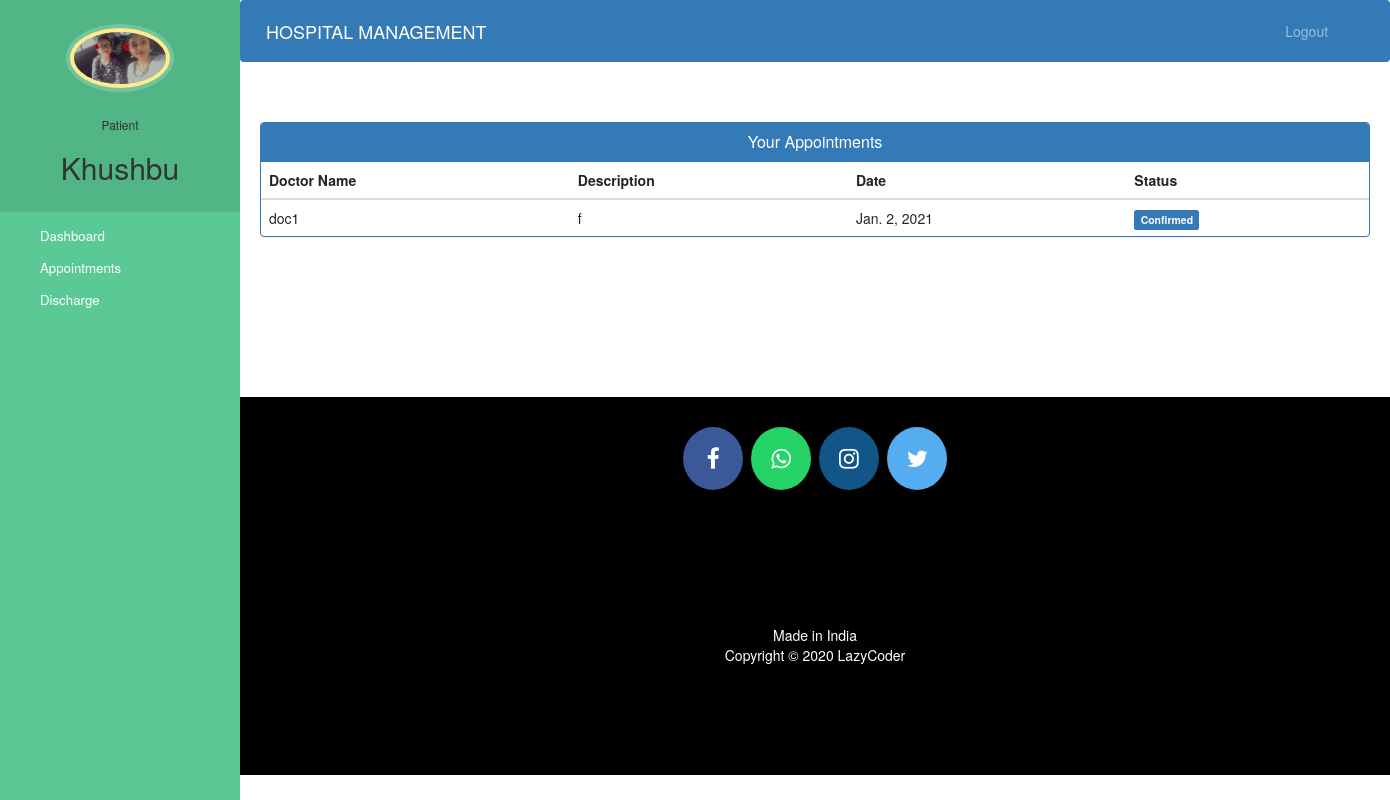
Page /patient-view-appointment (signed in) on the committed database.
### hospital/models.py (models this page shows, shortened)
class Patient(models.Model):
    user=models.OneToOneField(User,on_delete=models.CASCADE)
    profile_pic= models.ImageField(upload_to='profile_pic/PatientProfilePic/',null=True,blank=True)
    address = models.CharField(max_length=40)
    mobile = models.CharField(max_length=20,null=False)
    symptoms = models.CharField(max_length=100,null=False)
    assignedDoctorId = models.PositiveIntegerField(null=True)
    admitDate=models.DateField(auto_now=True)
    status=models.BooleanField(default=False)

class Appointment(models.Model):
    patientId=models.PositiveIntegerField(null=True)
    doctorId=models.PositiveIntegerField(null=True)
    patientName=models.CharField(max_length=40,null=True)
    doctorName=models.CharField(max_length=40,null=True)
    appointmentDate=models.DateField(auto_now=True)
    description=models.TextField(max_length=500)
    status=models.BooleanField(default=False)

### hospital/views.py (the view)
# urls.py: path('patient-view-appointment', views.patient_view_appointment_view,name='patient-view-appointment'),
@login_required(login_url='patientlogin')
@user_passes_test(is_patient)
def patient_view_appointment_view(request):
    patient=models.Patient.objects.get(user_id=request.user.id) #for profile picture of patient in sidebar
    appointments=models.Appointment.objects.all().filter(patientId=request.user.id)
    return render(request,'hospital/patient_view_appointment.html',{'appointments':appointments,'patient':patient})

### hospital/views.py (called while the page is built)
def is_patient(user):
    return user.groups.filter(name='PATIENT').exists()

### templates/hospital/patient_view_appointment.html (shortened to what this page needs)
{% extends 'hospital/patient_base.html' %}
{% block content %}
<head>
  <link href="//netdna.bootstrapcdn.com/bootstrap/3.0.0/css/bootstrap.min.css" rel="stylesheet" id="bootstrap-css">
</head>
<div class="container">
  <div class="panel panel-primary">
    <div class="panel-heading">
      <h6 class="panel-title">Your Appointments</h6>
    </div>
    <table class="table table-hover" id="dev-table">
      <thead>
        <tr>
          <th>Doctor Name</th>
          <th>Description</th>
          <th>Date</th>
          <th>Status</th>
        </tr>
      </thead>
      {% for a in appointments %}
      <tr>
        <td> {{a.doctorName}}</td>
        <td>{{a.description}}</td>
        <td>{{a.appointmentDate}}</td>
        {%if a.status%}
        <td> <span class="label label-primary">Confirmed</span></td>
        {% else %}
        <td> <span class="label label-success">Pending</span></td>
        {% endif %}
      </tr>
      {% endfor %}
    </table>
  </div>
</div>
{% endblock content %}

### templates/hospital/patient_base.html (shortened to what this page needs)
<!DOCTYPE html>
{% load static %}
<html lang="en">
<head>
  <link rel="stylesheet" href="https://stackpath.bootstrapcdn.com/bootstrap/4.3.1/css/bootstrap.min.css">
  <link rel="stylesheet" href="https://maxcdn.bootstrapcdn.com/font-awesome/4.7.0/css/font-awesome.min.css">
</head>
<body>
  <nav class="menu" tabindex="0">
    <header class="avatar">
      <img src="{% static patient.profile_pic.url %}" alt="Profile Pic" />
      <br><br>
      <h6>Patient</h6>
      <h2>{{request.user.first_name}}</h2>
    </header>
    <ul>
      <li tabindex="0" class="icon-dashboard"> <a style="color:white; text-decoration:none;" href="/patient-dashboard"><span>Dashboard</span></a> </li>
      <li tabindex="0" class="icon-calendar"> <a style="color:white; text-decoration:none;" href="/patient-appointment"><span>Appointments</span></a></li>
      <li tabindex="0" class="icon-users"> <a style="color:white; text-decoration:none;" href="/patient-discharge"><span>Discharge</span></a></li>
    </ul>
  </nav>
  <main>
    <div class="bs-example">
      <nav class="navbar navbar-expand-md  navbar-dark fixed-top" style="background:#337AB7;">
        <a href="/patient-dashboard" class="navbar-brand">HOSPITAL MANAGEMENT</a>
        <div class="collapse navbar-collapse justify-content-between" id="navbarCollapse">
          <div class="navbar-nav" style=" margin-left: 90%;">
            <a href="/logout" class="nav-item nav-link">Logout</a>
          </div>
        </div>
      </nav>
    </div>
    <br><br>
    {% block content %}
    {% endblock content %}
    <br><br><br><br><br><br><br>
    <footer>
      <p>
        <a id="ftr" href="https://facebook.com/sumit.luv/" class="fa fa-facebook"></a>
        <a id="ftr" href="https://api.whatsapp.com/send?phone=919572181024&text=Hello%20Sumit.%0d%0aHow%20are%20you%20%3f%0d%0aI%20came%20from%20your%20website.&source=&data=#" class="fa fa-whatsapp"></a>
        <a id="ftr" href="https://instagram.com/sumit.luv" class="fa fa-instagram"></a>
        <a id="ftr" href="https://twitter.com/sumitkumar1503" class="fa fa-twitter"></a>
      </p>
      <br>
      <div class="container">
        <div class="row">
          <div class="col-md-12 col-sm-12">
            <div style="color:#ffffff;" class="wow fadeInUp footer-copyright">
              <p>Made in India <br>
                Copyright &copy; 2020 LazyCoder </p>
            </div>
          </div>
        </div>
      </div>
    </footer>
  </main>
</body>
</html>

### templates/hospital/patient_base.html (style rules this page uses)
a:link { text-decoration: none; }
a { color: white; }
footer { padding: 0px 0px 0px 0px; background-color: black; margin: 0px; }
#ftr { padding: 20px; }
.fa { font-size: 23px; width: 60px; text-align: center; text-decoration: none; margin: 5px 2px; border-radius: 50%; }
.fa-facebook { background: #3B5998; color: white; margin-top: 30px; }
.fa-whatsapp { background: #25d366; color: white; }
.fa-twitter { background: #55ACEE; color: white; }
.fa-instagram { background: #125688; color: white; }
p { text-align: center; }
body { padding-left: 240px; }
main { position: relative; height: 100vh; }
.menu { background: #5bc995; height: 100vh; width: 240px; position: fixed; top: 0px; left: 0; z-index: 5; outline: none; }
.menu .avatar { background: rgba(0, 0, 0, 0.1); padding: 2em 0.5em; text-align: center; }
.menu .avatar img { width: 100px; border-radius: 50%; overflow: hidden; border: 4px solid #ffea92; box-shadow: 0 0 0 4px rgba(255, 255, 255, 0.2); }
.menu .avatar h2 { font-weight: normal; margin-bottom: 0; }
.menu ul { list-style: none; padding: 0.5em 0; margin: 0; }
.menu ul li { padding: 0.5em 1em 0.5em 3em; font-size: 0.95em; font-weight: regular; background-repeat: no-repeat; background-position: left 15px center; background-size: auto 20px; transition: all 0.15s linear; cursor: pointer; }
.menu ul li.icon-dashboard { background-image: url("http://www.entypo.com/images//gauge.svg"); }
.menu ul li.icon-users { background-image: url("http://www.entypo.com/images//users.svg"); }
.menu ul li.icon-calendar { background-image: url("http://www.entypo.com/images//calendar.svg"); }

### templates/hospital/patient_view_appointment.html (style rules this page uses)
a:link { text-decoration: none; }
h6 { text-align: center; }
.row { margin: 100px; }

### rows in the picture
Patient: profile_pic (picture)
Appointment: doctorName "doc1", description "f", appointmentDate "Jan. 2, 2021", status "Confirmed"

### other values in the picture
{{ request.user.first_name }} "Khushbu"
